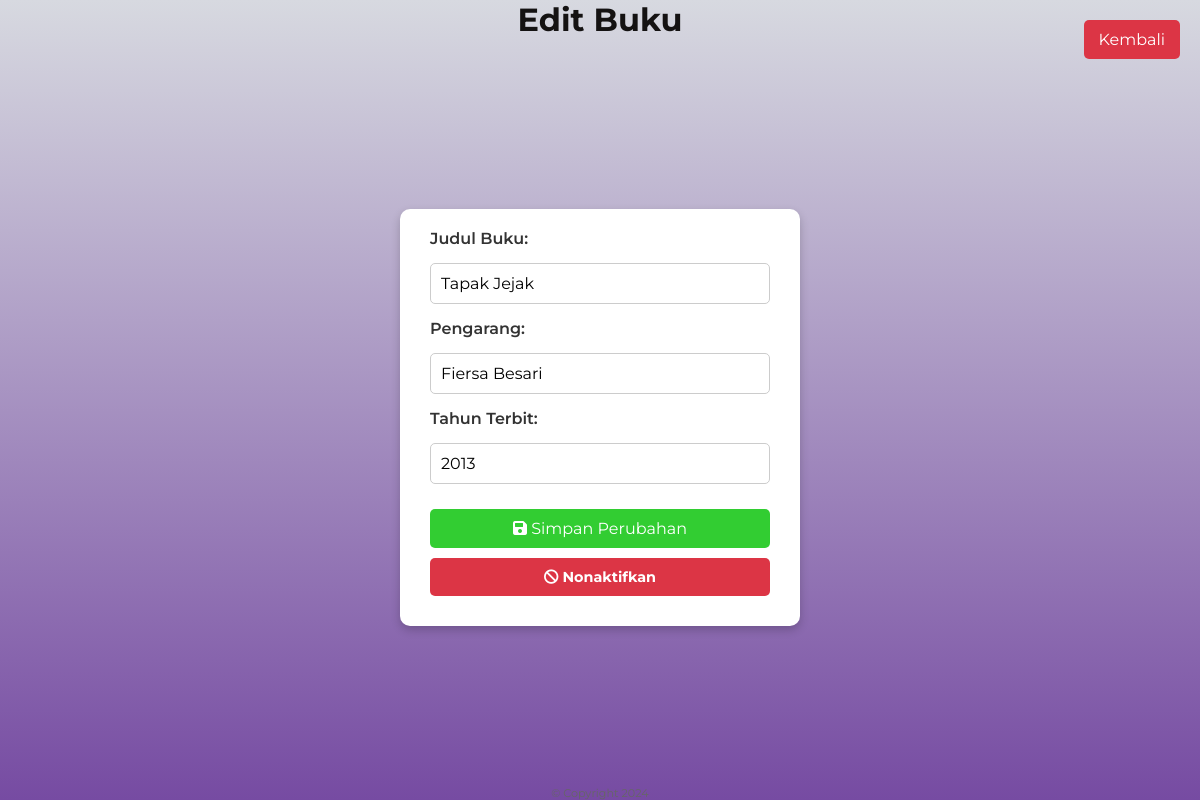
Page /books/edit_book.php?id=3 (signed in) on the committed database.
### tables this page shows
CREATE TABLE `books` (
  `id` int NOT NULL,
  `title` varchar(255) NOT NULL,
  `author` varchar(100) NOT NULL,
  `publication_year` int NOT NULL,
  `image` varchar(255) DEFAULT NULL,
  `available` tinyint(1) DEFAULT '1'
);

### books/edit_book.php (the view, shortened to what this page needs)
<?php
$conn = new mysqli('localhost', 'root', '', 'project2');
if (isset($_GET['id'])) {
    $book_id = $_GET['id'];
    $result = $conn->query("SELECT * FROM books WHERE id = $book_id");
    if ($result->num_rows > 0) {
        $book = $result->fetch_assoc();
    } else {
        echo "Buku tidak ditemukan!";
        exit();
    }
}
?>
<!DOCTYPE html>
<html lang="id">
<head>
    <link rel="stylesheet" href="style.css">
    <link href="https://cdnjs.cloudflare.com/ajax/libs/font-awesome/6.0.0-beta3/css/all.min.css" rel="stylesheet">
</head>
<body>
<div class="head-btn">
    <a href='daftarbuku.php' class="btn btn-back">Kembali</a>
</div>
<h1>Edit Buku</h1>
    <form action="edit_book.php?id=<?php echo $book_id; ?>" method="POST">
        <label for="title">Judul Buku:</label>
        <input type="text" id="title" name="title" value="<?php echo $book['title']; ?>" required>
        <label for="author">Pengarang:</label>
        <input type="text" id="author" name="author" value="<?php echo $book['author']; ?>" required>
        <label for="publication_year">Tahun Terbit:</label>
        <input type="text" id="publication_year" name="publication_year" value="<?php echo $book['publication_year']; ?>" required>
        <button type="submit" name="save" class="">
            <i class="fas fa-save"></i> Simpan Perubahan
        </button>
        <button type="submit" name="nonaktif" class="nonaktif-btn">
            <i class="fas fa-ban"></i> Nonaktifkan
        </button>
    </form>
    <footer>© Copyright 2024</footer>
</body>
</html>

### style.css (style rules this page uses)
* { margin: 0; padding: 0; box-sizing: border-box; font-family: 'Montserrat', sans-serif; }
body { background-color: #c9d6ff; background: linear-gradient(to right, #e2e2e2, #c9d6ff); display: flex; align-items: center; justify-content: center; flex-direction: column; height: 100vh; }
button { background-color: #4CAF50; color: white; border: none; padding: 10px 20px; text-align: center; text-decoration: none; display: inline-block; font-size: 16px; margin: 4px 2px; cursor: pointer; border-radius: 5px; }
form { background-color: white; padding: 20px; border-radius: 8px; box-shadow: 0 4px 6px rgba(0, 0, 0, 0.1); max-width: 400px; width: 100%; margin: auto; }
input[type="text"], input[type="email"], input[type="password"], select { width: calc(100% - 20px); padding: 10px; margin: 10px 0; border: 1px solid #ccc; border-radius: 4px; font-size: 16px; }
button { background-color: #512da8; color: white; padding: 12px 20px; border: none; border-radius: 5px; cursor: pointer; font-size: 16px; display: block; width: 100%; margin: 10px 0; }
a.btn { display: inline-block; padding: 10px 15px; text-decoration: none; color: #fff; border-radius: 5px; transition: background 0.3s ease; }
h1 { color: #333; }

### books/edit_book.php (style rules this page uses)
* { margin: 0; padding: 0; box-sizing: border-box; }
body { font-family: 'Poppins', sans-serif; background: linear-gradient(to bottom,rgb(215, 217, 224), #764ba2); color: #333; display: flex; justify-content: center; align-items: center; min-height: 100vh; flex-direction: column; }
h1 { font-size: 2rem; color:rgb(20, 18, 18); margin-bottom: 20px; text-align: center; }
form { background-color: #ffffff; padding: 20px 30px; border-radius: 10px; box-shadow: 0 4px 10px rgba(0, 0, 0, 0.2); max-width: 400px; width: 100%; text-align: left; }
label { font-size: 1rem; font-weight: 600; margin-bottom: 5px; display: block; }
input[type="text"] { width: 100%; padding: 10px; margin-bottom: 15px; font-size: 1rem; border: 1px solid #ccc; border-radius: 5px; }
button[type="submit"] { background-color: #32cd32; color: #fff; font-size: 1rem; border: none; border-radius: 5px; padding: 10px; cursor: pointer; width: 100%; margin-top: 10px; }
footer { margin-top: 10px; font-size: 0.7rem; color: #666; text-align: center; }
.head-btn { position: fixed; top: 20px; right: 20px; }
.btn { padding: 10px 20px; color: #fff; text-decoration: none; border-radius: 5px; cursor: pointer; font-size: 16px; }
.btn-back { background-color: #dc3545; color: #fff; padding: 10px 15px; text-decoration: none; border-radius: 5px; }
button.nonaktif-btn { background-color: #dc3545 !important; color: #fff; padding: 10px; border: none; border-radius: 5px; font-size: 0.9rem; font-weight: bold; cursor: pointer; transition: background-color 0.3s ease; }
.head-btn { position: fixed; top: 20px; right: 20px; display: flex; justify-content: flex-end; }
.btn-back { background-color: #dc3545; color: #fff; text-decoration: none; padding: 10px 20px; border-radius: 5px; }

### rows in the picture
books: title "Tapak Jejak", author "Fiersa Besari", publication_year "2013"
